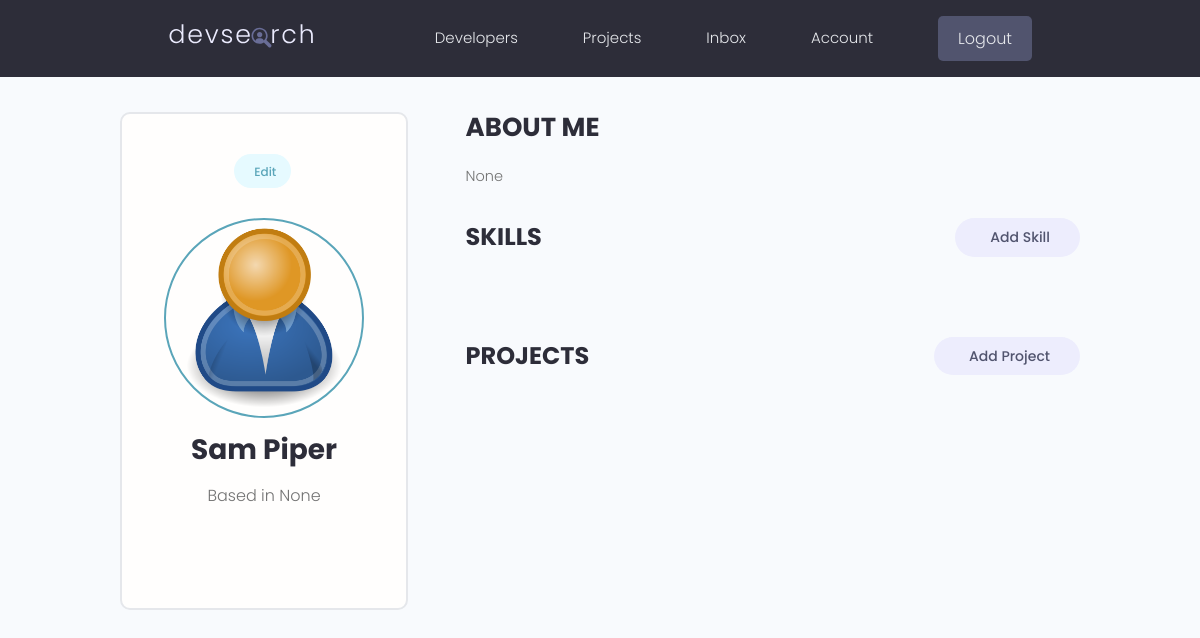
Before: /account/ (signed in) with the older database file.
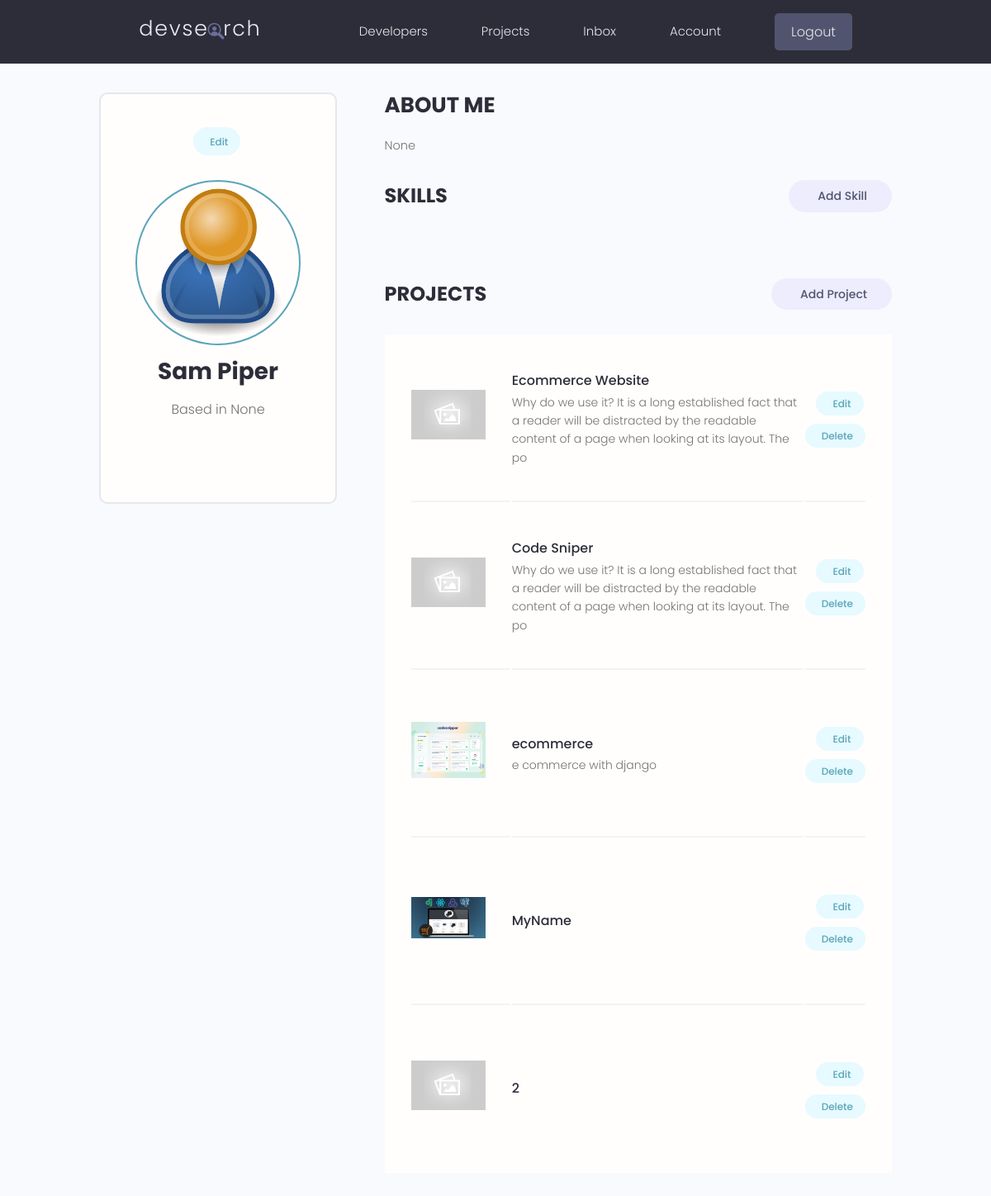
After: the same page with the newer database file.
### projects/models.py (models this page shows, shortened)
class Project(models.Model):
    owner = models.ForeignKey(Profile, null=True, blank=True, on_delete=models.SET_NULL)
    title = models.CharField(max_length=200)
    description = models.TextField(null=True, blank=True)
    featured_image = models.ImageField(null=True, blank=True, default="default.jpg")
    demo_link = models.CharField(max_length=2000, null=True, blank=True)
    source_link = models.CharField(max_length=2000, null=True, blank=True)
    tags = models.ManyToManyField('Tag', blank=True)
    vote_total = models.IntegerField(default=0, null=True, blank=True)
    vote_ratio = models.IntegerField(default=0, null=True, blank=True)
    created = models.DateTimeField(auto_now_add=True)
    id = models.UUIDField(default=uuid.uuid4, unique=True,
                          primary_key=True, editable=False)
    class Meta:
        ordering = ['-vote_ratio', '-vote_total']

### users/views.py (the view)
# urls.py: path('account/', views.userAccount, name='account'),
@login_required(login_url='login')
def userAccount(request):
    profile = request.user.profile
    skills = profile.skill_set.all()
    projects = profile.project_set.all()
    context = {
        'profile': profile,
        'skills': skills,
        'projects' : projects
    }
    return render(request, 'users/account.html', context)

### users/templates/users/account.html (shortened to what this page needs)
{% extends 'main.html' %} {% block content %}
<main class="settingsPage profile my-md">
  <div class="container">
    <div class="layout">
      <div class="column column--1of3">
        <div class="card text-center">
          <div class="card__body dev">
            <a
              class="tag tag--pill tag--main settings__btn"
              href="{% url 'edit-account' %}"
              > Edit</a
            >
            <img
              class="avatar avatar--xl dev__avatar"
              src="{{profile.profile_image.url}}"
            />
            <h2 class="dev__name">{{profile.name}}</h2>
            <p class="dev__location">Based in {{profile.location}}</p>
          </div>
        </div>
      </div>
      <div class="column column--2of3">
        <div class="devInfo">
          <h3 class="devInfo__title">About Me</h3>
          <p class="devInfo__about">{{profile.bio}}</p>
        </div>
        <div class="settings">
          <h3 class="settings__title">Skills</h3>
          <a
            class="tag tag--pill tag--sub settings__btn tag--lg"
            href="{% url 'create-skill' %}"
            > Add Skill</a
          >
        </div>
        <div class="settings">
          <h3 class="settings__title">Projects</h3>
          <a
            class="tag tag--pill tag--sub settings__btn tag--lg"
            href="{% url 'create-project' %}"
            > Add Project</a
          >
        </div>
        <table class="settings__table">
          {% for project in projects %}
          <tr>
            <td class="settings__thumbnail">
              <a href="{% url 'project' project.id %}"
                ><img
                  src="{{project.featured_image.url}}"
                  alt="Project Thumbnail"
              /></a>
            </td>
            <td class="settings__tableInfo">
              <a href="{% url 'project' project.id %}">{{project.title}}</a>
              <p>{{project.description|slice:"150"}}</p>
            </td>
            <td class="settings__tableActions">
              <a
                class="tag tag--pill tag--main settings__btn"
                href="{% url 'update-project' project.id %}"
                > Edit</a
              >
              <a
                class="tag tag--pill tag--main settings__btn"
                href="{% url 'delete-project' project.id %}?next=/account"
                > Delete</a
              >
            </td>
          </tr>
          {% endfor %}
        </table>
      </div>
    </div>
  </div>
</main>
{% endblock content %}

Changed rows visible on the page:
now on this page (row edited): Project: featured_image (placeholder picture), title "Ecommerce Website", description "Why do we use it? It is a long established fact that a reader will be distracted by the readable content of a page when looking at its layout. The po"
now on this page (row edited): Project: featured_image (placeholder picture), title "Code Sniper", description "Why do we use it? It is a long established fact that a reader will be distracted by the readable content of a page when looking at its layout. The po"
now on this page (row edited): Project: featured_image (picture), title "ecommerce", description "e commerce with django"
now on this page (row edited): Project: featured_image (picture), title "MyName"
now on this page (row edited): Project: featured_image (placeholder picture), title "2"
